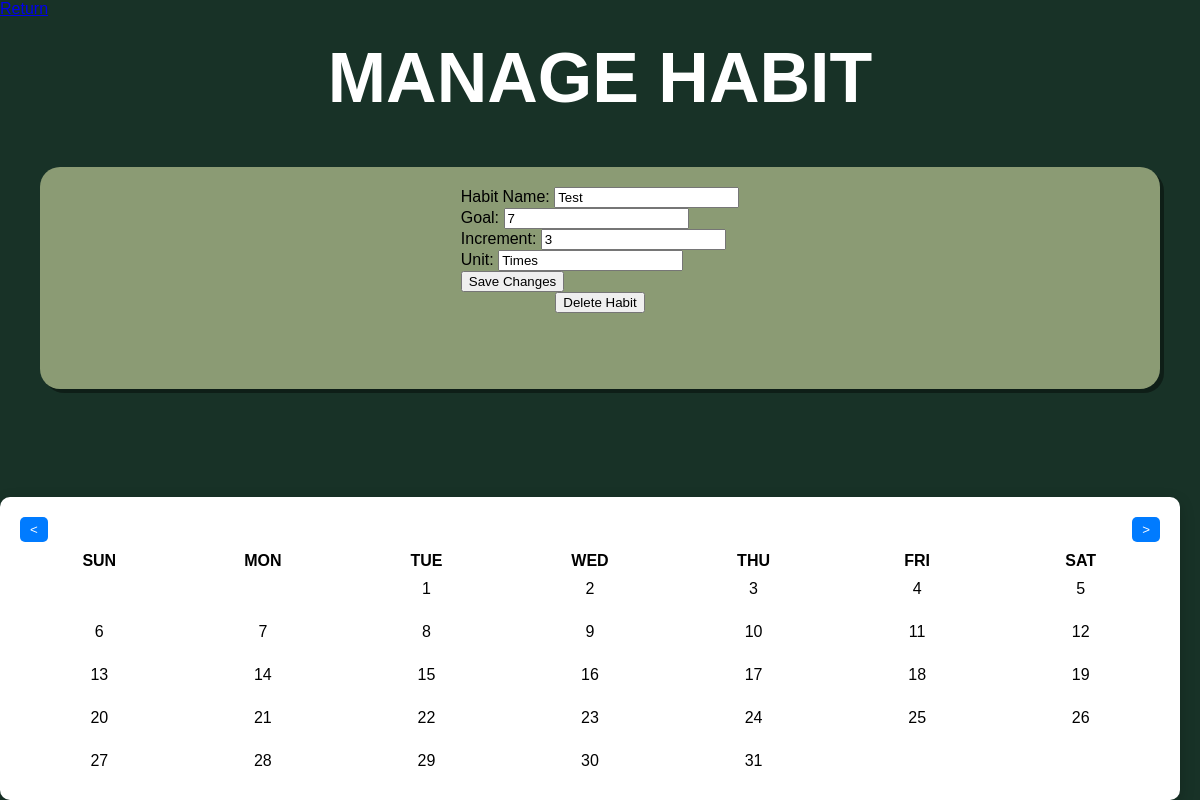
Before: /ManageHabit.html?id=1 with the older database file.
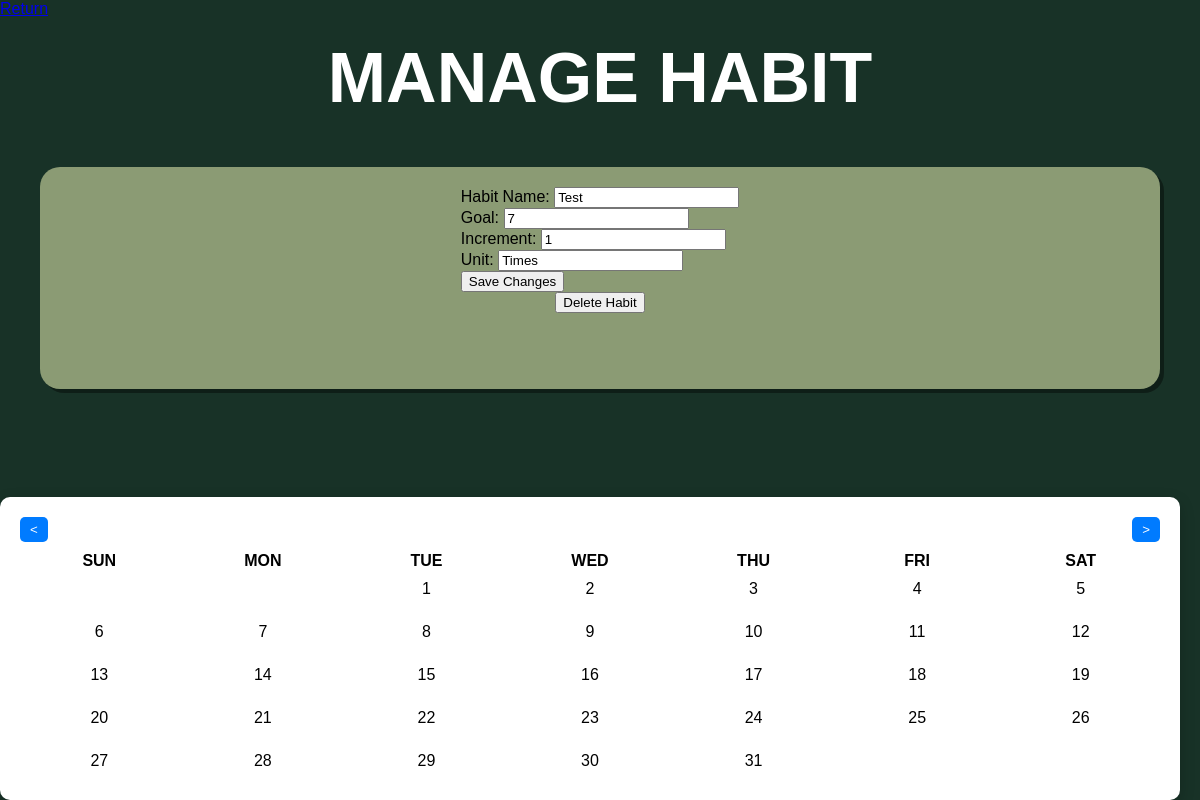
After: the same page with the newer database file.
### tables this page shows
CREATE TABLE habits (
        id INTEGER PRIMARY KEY AUTOINCREMENT,
        Name TEXT NOT NULL,
        Goal INTEGER NOT NULL,
        Increment INTEGER NOT NULL,
        Unit TEXT NOT NULL,
        Progress INTEGER DEFAULT 0,
        Streak INTEGER DEFAULT 0
    );

### app.py (the view, shortened to what this page needs)
@app.route('/ManageHabit.html', methods=['GET'])
@app.route('/ManageHabit/<int:year>/<int:month>', methods=['GET', 'POST'])
def manage_habit(year=None, month=None):
    habit_id = request.args.get('id', type=int)
    errors = []
    habit = None
    if habit_id:
        habit = get_habit_by_id(habit_id)
        if not habit:
            errors.append('Habit not found')
    current_date = datetime(year or datetime.today().year, month or datetime.today().month, 1)
    calendar_data = get_calendar_data(current_date)
    return render_template('ManageHabit.html', calendar_data=calendar_data, current_date=current_date, habit=habit)

### app.py (called while the page is built)
def get_db_connection():
    conn = sqlite3.connect('Tracker.db')
    conn.row_factory = sqlite3.Row
    return conn

def get_calendar_data(date):
    first_day_of_month = date.replace(day=1)
    first_weekday, days_in_month = calendar.monthrange(date.year, date.month)
    days = []
    for day in range(1, days_in_month + 1):
        full_date = date.replace(day=day).strftime('%Y-%m-%d')
        status = date_statuses.get(full_date, None)  # Get status from date_statuses
        days.append({'day': day, 'full_date': full_date, 'status': status})
    month_year = date.strftime('%B %Y')
    return {
        'month_year': month_year,
        'days': days,
        'first_weekday': first_weekday,
    }

def get_habit_by_id(habit_id):
    conn = get_db_connection()
    cursor = conn.cursor()
    cursor.execute("SELECT * FROM habits WHERE id = ?", (habit_id,))
    habit = cursor.fetchone()
    conn.close()
    return habit

### templates/ManageHabit.html (shortened to what this page needs)
<!DOCTYPE html>
<html lang="en">
<head>
    <link rel="stylesheet" href="/static/styles.css">
</head>
<body>
    <div class="top-container">
        <a href="/Habit.html">Return</a>
        <h1>MANAGE HABIT</h1>
    </div>
    <div class="habit-info-container">
        <form action="/ManageHabit/{{ current_date.year }}/{{ current_date.month }}" method="POST">
          <label for="habit">Habit Name:</label>
          <input type="text" id="name" name="name" value="{{habit['Name']}}" required><br>
          <label for="goal">Goal:</label>
          <input type="number" id="goal" name="goal" value="{{habit['Goal']}}" required><br>
          <label type="text">Increment:</label>
          <input type="number" id="increment" name="increment" value="{{habit['Increment']}}" required><br>
          <label for="unit">Unit:</label>
          <input type="text" id="unit" name="unit" value="{{habit['unit']}}" required><br>
          <button type="submit">Save Changes</button>
        </form>
        <form action="/ManageHabit/{{ current_date.year }}/{{ current_date.month }}" method="POST">
          <button type="submit">Delete Habit</button>
        </form>
    </div>
    <br>
    <div class="calendar">
        <div class="header">
          <button onclick="window.location.href='/ManageHabit/{{ current_date.year - 1 if current_date.month == 1 else current_date.year }}/{{ 12 if current_date.month == 1 else current_date.month - 1 }}'">&lt;</button>
          <h1>{{ calendar_data.month_year }}</h1>
          <button onclick="window.location.href='/ManageHabit/{{ current_date.year + 1 if current_date.month == 12 else current_date.year }}/{{ 1 if current_date.month == 12 else current_date.month + 1 }}'">&gt;</button>
        </div>
        <div class="days">
          <div>Sun</div>
          <div>Mon</div>
          <div>Tue</div>
          <div>Wed</div>
          <div>Thu</div>
          <div>Fri</div>
          <div>Sat</div>
        </div>
        <div class="dates" style="display: grid; grid-template-columns: repeat(7, 1fr);">
          {% for _ in range(calendar_data.first_weekday) %}
            <div></div>
          {% endfor %}
          {% for day in calendar_data.days %}
            <div class="{{ day.status }}">
              {{ day.day }}
            </div>
          {% endfor %}
        </div>
      </div>
</body>
</html>

Changed rows visible on the page:
changed habits "Test": increment "3" → "1"
